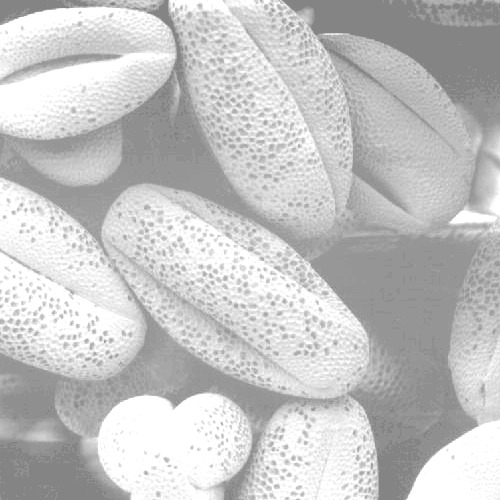
#> input picture Projects/Images/Lab2.tif, 500 x 500 px, found by its file name
$ jupyter execute --allow-errors HW2_2.ipynb
#> lines starting #> are read from the running program, lines starting #| are printed output that depends on the picture
# Bài 2: Histogram ảnh

Import thư viện

[cell 1]
import cv2
import numpy as np
import matplotlib.pyplot as plt

# 2.1. Viết hàm vẽ Histogram cho trước không sử dụng thư viện

[cell 2]
def compute_hist(img):
    hist = np.zeros((256,), np.uint32)
    h, w = img.shape[:2]
    for i in range(h):
        for j in range(w):
            hist[img[i][j]] += 1
    return hist

# 2.2. Viết hàm cân bằng Histogram của 1 ảnh không sử dụng thư viện

[cell 3]
def equal_hist(img):
    hist = np.zeros((256,), np.uint32)
    [w, h] = img.shape[:2]
    for i in range(w):
        for j in range(h):
            hist[img[i][j]]+=1
    cdf = np.cumsum(hist)
    sk = np.uint32(256 * cdf / np.max(cdf))
    return sk[img]

# 2.3. Cho ảnh .png và .tif

# a. Đọc ảnh, chuyển ảnh sang ảnh xám

Đọc ảnh, chuyển sang ảnh xám

[cell 4]
img_1 = cv2.imread("D:\Programming\Computer Vision\Projects\Images\lab1.jpg")
img_2 = cv2.imread("D:\Programming\Computer Vision\Projects\Images\Lab2.tif")
#> img_2 is the input picture: shape (500, 500, 3); min 132, max 255, mean 196.4
img_3 = cv2.imread("D:\Programming\Computer Vision\Projects\Images\Lab3.tif")
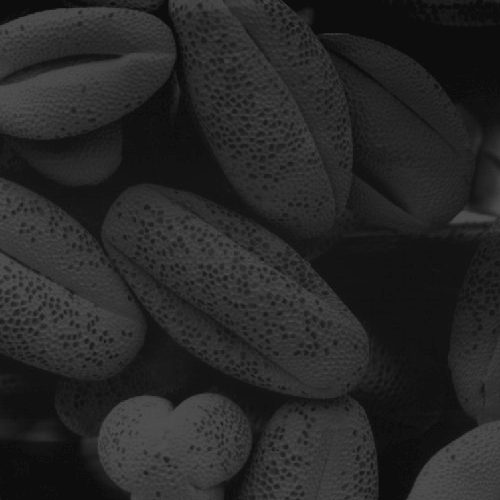
#> input picture Projects/Images/Lab3.tif, 500 x 500 px, found by its file name
#> img_3 is the input picture: shape (500, 500, 3); min 13, max 83, mean 38.7
#> (the rest of this cell did not finish here and is left out)

Hiển thị ảnh xám

[cell 5]
plt.subplot(1,3,1)
#> (the rest of this cell did not finish here and is left out)

Histogram các ảnh

#> (a cell that did not finish here is left out)

So sánh: Histogram tính bởi hàm tương tự như Histogram tính bởi thư viện

# c. Biến đổi gamma correction, piecewise linear transformation

Viết hàm Gamma correction

[cell 7]
def gamma_ajust(image, gamma):
  image = np.power(image, gamma)
  max_val = np.max(image.ravel())
  image = image/max_val * 255
  image = image.astype(np.uint8)
  return image

Biến đổi gamma correction

#> (a cell that did not finish here is left out)

Biến đổi Piecewise linear transformation

[cell 9]
# Thiết lập các điểm của biến đổi tuyến tính theo mảnh
points_in = np.array([[0, 0], [50, 80], [150, 100], [255, 255]], dtype=np.uint8)
points_out = np.array([[0, 0], [100, 50], [150, 200], [255, 255]], dtype=np.uint8)

# Tạo hàm ánh xạ từ các điểm đã cho
trans_func = np.zeros((256,), dtype=np.uint8)

# Xác định hàm ánh xạ
for i in range(len(points_in) - 1):
    x1, y1 = points_in[i]
    x2, y2 = points_in[i + 1]
    for x in range(x1, x2 + 1):
        y = int(y1 + (x - x1) * (y2 - y1) / (x2 - x1))
        trans_func[x] = np.clip(y, 0, 255)

# Biến đổi ảnh sử dụng hàm ánh xạ
#> (the rest of this cell did not finish here and is left out)

Hiển thị ảnh gốc, gamma correction, piecewise linear transformation

#> (a cell that did not finish here is left out)

# d. Cân bằng histogram cho ảnh bằng hàm và thư viện, so sánh kết quả. So sánh cân bằng histogram với gamma correction, piecewise linear transformation

Cân bằng histogram bằng hàm và thư viện

#> (a cell that did not finish here is left out)

So sánh: Cân bằng Histogram tính bởi hàm tương tự như cân bằng Histogram tính bởi thư viện. Cân bằng Histogram cho ảnh rõ nét hơn các phương pháp Gamma Correction, Piecewise Linear Transformation

# 2.4. Cân bằng histogram cục bộ ảnh

[cell 12]
img_4 = cv2.imread("D:\Programming\Computer Vision\Projects\Images\Lab4.tif")
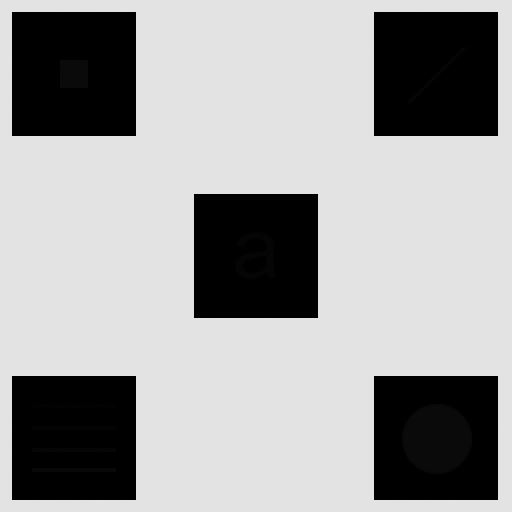
#> input picture Projects/Images/Lab4.tif, 512 x 512 px, found by its file name
#> img_4 is the input picture: shape (512, 512, 3); min 0, max 228, mean 160.7
img_gray_4 = cv2.cvtColor(img_4, cv2.COLOR_BGR2GRAY)
plt.imshow(img_gray_4,"gray")

Viết hàm cân bằng histogram cục bộ

[cell 13]
def local_hist_equal(image, clip_limit=20, grid_size=(8, 8)):
    clahe = cv2.createCLAHE(clipLimit=clip_limit, tileGridSize=grid_size)
    equalized_image = clahe.apply(image)
    return equalized_image

Biến đổi histogram cục bộ

[cell 14]
#Histogram ban đầu
hist_4_org = compute_hist(img_gray_4)
#> hist_4_org = 256 values, max 175784 at index 227, min 0 at index 12, mean 1024

#Histogram cục bộ
equal_img_4 = local_hist_equal(img_gray_4)
#> in local_hist_equal, `equalized_image = clahe.apply(image)`:
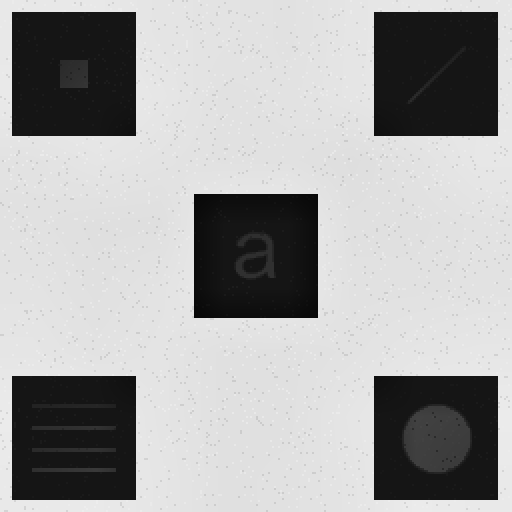
#> equalized_image: shape (512, 512); min 8, max 237, mean 166.9
hist_4 = compute_hist(equal_img_4)
#> hist_4 = 256 values, max 52335 at index 21, min 0 at index 0, mean 1024

Hiển thị histogram gốc và cục bộ

[cell 15]
plt.subplots(1, 2, figsize=(16, 10))
plt.subplot(221), plt.imshow(img_gray_4,"gray")
plt.title('Ảnh ban đầu')
plt.subplot(222), plt.plot(hist_4_org)
plt.title('Histogram ban đầu')
plt.subplot(223), plt.imshow(equal_img_4,"gray")
plt.title('Ảnh biến đổi')
plt.subplot(224), plt.plot(hist_4)
plt.title('Histogram cục bộ')
plt.show()
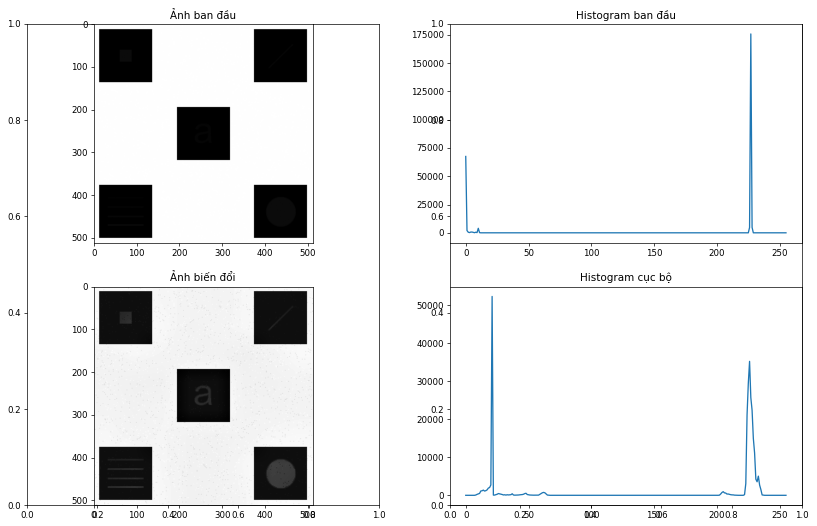
#> figure drawn by matplotlib, 4 panels; panel 2: curve peaks at x = 227, y = 175784; panel 4: curve peaks at x = 21, y = 52335
